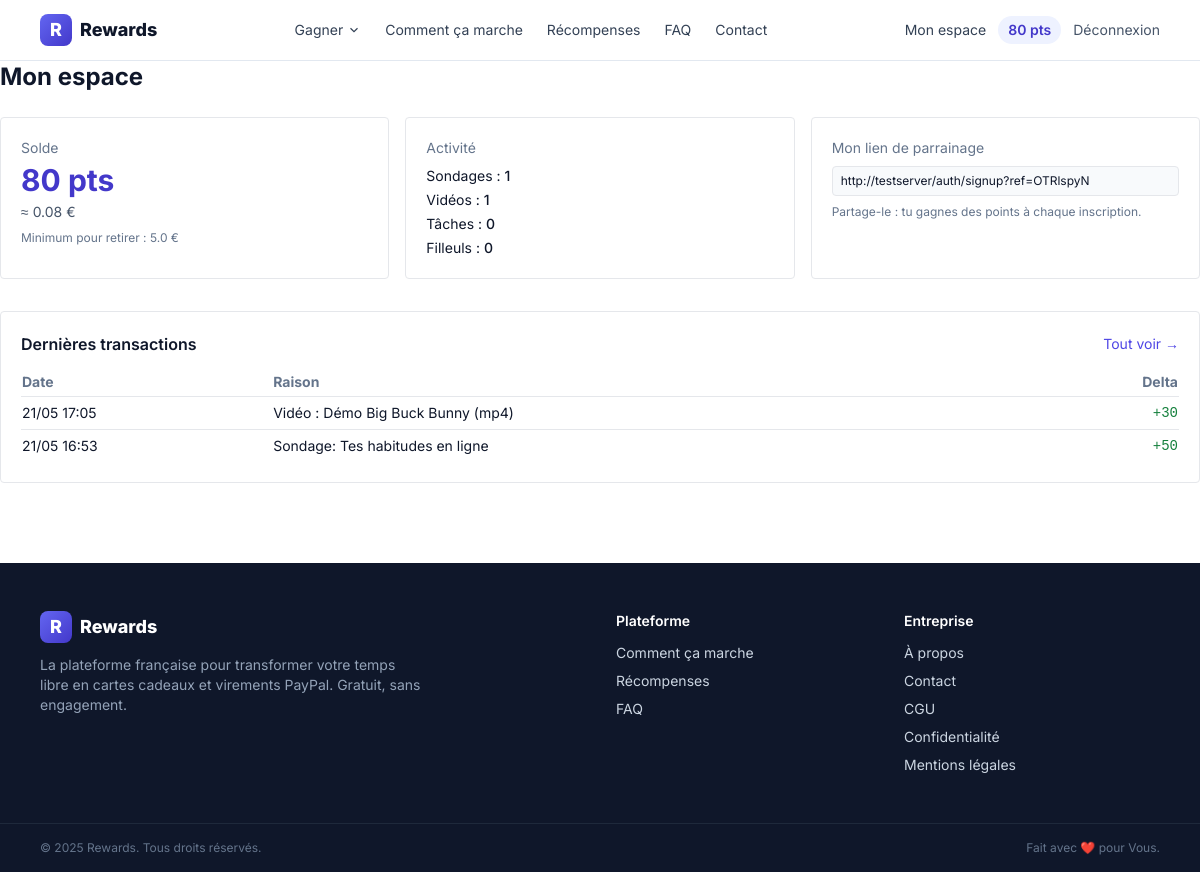
The page /me/ (signed in) on the database its author committed.
### models.py (models this page shows, shortened)
class User(UserMixin, db.Model):
    __tablename__ = "users"
    id = db.Column(db.Integer, primary_key=True)
    email = db.Column(db.String(255), unique=True, nullable=False, index=True)
    password_hash = db.Column(db.String(255), nullable=False)
    points_balance = db.Column(db.Integer, default=0, nullable=False)
    referral_code = db.Column(db.String(16), unique=True, default=_gen_referral_code, nullable=False)
    referred_by_id = db.Column(db.Integer, db.ForeignKey("users.id"), nullable=True)
    paypal_email = db.Column(db.String(255), nullable=True)
    is_admin = db.Column(db.Boolean, default=False, nullable=False)
    created_at = db.Column(db.DateTime, default=datetime.utcnow, nullable=False)
    transactions = db.relationship("PointTransaction", backref="user", lazy="dynamic")
    completions = db.relationship("Completion", backref="user", lazy="dynamic")
    withdrawals = db.relationship("Withdrawal", backref="user", lazy="dynamic")

class PointTransaction(db.Model):
    __tablename__ = "point_transactions"
    id = db.Column(db.Integer, primary_key=True)
    user_id = db.Column(db.Integer, db.ForeignKey("users.id"), nullable=False)
    delta = db.Column(db.Integer, nullable=False)  # + ou -
    reason = db.Column(db.String(255), nullable=False)
    reference = db.Column(db.String(100), nullable=True)
    created_at = db.Column(db.DateTime, default=datetime.utcnow)

### dashboard/routes.py (the view)
@dashboard_bp.route("/")
@login_required
def home():
    counts = dict(
        db.session.query(Completion.item_type, func.count(Completion.id))
        .filter(Completion.user_id == current_user.id)
        .group_by(Completion.item_type).all()
    )
    nb_filleuls = Referral.query.filter_by(referrer_id=current_user.id).count()
    last_tx = (PointTransaction.query
               .filter_by(user_id=current_user.id)
               .order_by(PointTransaction.created_at.desc())
               .limit(10).all())
    balance = current_user.points_balance or 0
    eur = _points_to_eur(balance)
    min_eur = current_app.config["MIN_WITHDRAW_EUR"]
    can_withdraw = eur >= min_eur
    referral_url = url_for("auth.signup", ref=current_user.referral_code, _external=True)
    return render_template(
        "dashboard/home.html",
        balance=balance, eur=eur, min_eur=min_eur, can_withdraw=can_withdraw,
        counts=counts, nb_filleuls=nb_filleuls,
        last_tx=last_tx, referral_url=referral_url,
    )

### dashboard/routes.py (called while the page is built)
def _points_to_eur(points: int) -> float:
    return round(points / current_app.config["POINTS_PER_EUR"], 2)

### platforms/registry.py (called while the page is built)
def all_platforms(include_disabled: bool = False):
    return [p for p in PLATFORMS if include_disabled or p["enabled"]]

### templates/dashboard/home.html (shortened to what this page needs)
{% extends "base.html" %}
{% block content %}
<h1 class="text-2xl font-bold mb-6">Mon espace</h1>
<div class="grid md:grid-cols-3 gap-4 mb-8">
  <div class="bg-white border rounded p-5">
    <div class="text-sm text-slate-500">Solde</div>
    <div class="text-3xl font-bold text-indigo-700 mt-1">{{ balance }} pts</div>
    <div class="text-sm text-slate-600 mt-1">≈ {{ eur }} €</div>
    {% if can_withdraw %}
      <a href="#" class="inline-block mt-3 text-sm bg-indigo-600 text-white px-3 py-1.5 rounded hover:bg-indigo-700">
        Retirer (bientôt)
      </a>
    {% else %}
      <div class="text-xs text-slate-500 mt-2">Minimum pour retirer : {{ min_eur }} €</div>
    {% endif %}
  </div>
  <div class="bg-white border rounded p-5">
    <div class="text-sm text-slate-500 mb-2">Activité</div>
    <ul class="text-sm space-y-1">
      <li>Sondages : <span class="font-medium">{{ counts.get('survey', 0) }}</span></li>
      <li>Vidéos : <span class="font-medium">{{ counts.get('video', 0) }}</span></li>
      <li>Tâches : <span class="font-medium">{{ counts.get('task', 0) }}</span></li>
      <li>Filleuls : <span class="font-medium">{{ nb_filleuls }}</span></li>
    </ul>
  </div>
  <div class="bg-white border rounded p-5">
    <div class="text-sm text-slate-500 mb-2">Mon lien de parrainage</div>
    <input readonly value="{{ referral_url }}"
           onclick="this.select()"
           class="w-full text-xs border rounded px-2 py-1.5 bg-slate-50">
    <p class="text-xs text-slate-500 mt-2">Partage-le : tu gagnes des points à chaque inscription.</p>
  </div>
</div>
<div class="bg-white border rounded p-5">
  <div class="flex items-center justify-between mb-3">
    <h2 class="font-semibold">Dernières transactions</h2>
    <a href="{{ url_for('dashboard.history') }}" class="text-sm text-indigo-600 hover:underline">Tout voir →</a>
  </div>
  {% if last_tx %}
    <table class="w-full text-sm">
      <thead class="text-left text-slate-500">
        <tr><th class="py-1">Date</th><th>Raison</th><th class="text-right">Delta</th></tr>
      </thead>
      <tbody>
        {% for tx in last_tx %}
          <tr class="border-t">
            <td class="py-1.5">{{ tx.created_at.strftime('%d/%m %H:%M') }}</td>
            <td>{{ tx.reason }}</td>
            <td class="text-right font-mono {% if tx.delta > 0 %}text-green-700{% elif tx.delta < 0 %}text-red-700{% else %}text-slate-500{% endif %}">
              {{ '%+d' % tx.delta }}
            </td>
          </tr>
        {% endfor %}
      </tbody>
    </table>
  {% else %}
    <p class="text-sm text-slate-500">Aucune transaction pour l'instant.</p>
  {% endif %}
</div>
{% endblock %}

### templates/base.html (shortened to what this page needs)
<!doctype html>
<html lang="fr">
<head>
  <script src="https://cdn.tailwindcss.com"></script>
</head>
<body class="bg-white text-slate-900 min-h-screen flex flex-col">
<header class="bg-white/90 backdrop-blur border-b border-slate-200 sticky top-0 z-40">
  <div class="max-w-6xl mx-auto px-4 py-3 flex items-center justify-between">
    <a href="{{ url_for('index') }}" class="flex items-center gap-2 font-extrabold text-lg">
      <span class="inline-flex w-8 h-8 rounded-lg bg-gradient-to-br from-brand-500 to-brand-700 text-white items-center justify-center">R</span>
      <span>Rewards</span>
    </a>
    <nav class="hidden md:flex items-center gap-6 text-sm">
      <div class="relative group">
        <button class="text-slate-700 hover:text-brand-700 inline-flex items-center gap-1 py-2">
          Gagner
          <svg width="14" height="14" viewBox="0 0 24 24" fill="none" stroke="currentColor" stroke-width="2"><path d="M6 9l6 6 6-6"/></svg>
        </button>
      </div>
      <a href="{{ url_for('pages.how_it_works') }}" class="text-slate-700 hover:text-brand-700">Comment ça marche</a>
      <a href="{{ url_for('pages.rewards') }}" class="text-slate-700 hover:text-brand-700">Récompenses</a>
      <a href="{{ url_for('pages.faq') }}" class="text-slate-700 hover:text-brand-700">FAQ</a>
      <a href="{{ url_for('pages.contact') }}" class="text-slate-700 hover:text-brand-700">Contact</a>
    </nav>
    <div class="hidden md:flex items-center gap-3 text-sm">
      {% if current_user.is_authenticated %}
        <a href="{{ url_for('dashboard.home') }}" class="text-slate-700 hover:text-brand-700">Mon espace</a>
        <a href="{{ url_for('dashboard.home') }}" class="px-2.5 py-1 rounded-full bg-brand-50 text-brand-700 font-semibold">{{ current_user.points_balance }} pts</a>
        <a href="{{ url_for('auth.logout') }}" class="text-slate-600 hover:text-brand-700">Déconnexion</a>
      {% else %}
        <a href="{{ url_for('auth.login') }}" class="text-slate-700 hover:text-brand-700">Connexion</a>
        <a href="{{ url_for('auth.signup') }}" class="bg-brand-600 text-white px-4 py-2 rounded-lg font-semibold hover:bg-brand-700 shadow-sm">Commencer gratuitement</a>
      {% endif %}
    </div>
  </div>
</header>
<main class="flex-1">
  {% block content %}{% endblock %}
</main>
{% include 'partials/footer.html' %}
</body>
</html>

### templates/base.html (style rules this page uses)
body { font-family: 'Inter', system-ui, sans-serif; }

### rows shown on the page
User: points_balance "80"
PointTransaction: created_at "21/05 17:05", reason "Vidéo : Démo Big Buck Bunny (mp4)", delta "+30"
PointTransaction: created_at "21/05 16:53", reason "Sondage: Tes habitudes en ligne", delta "+50"

### other values the page prints
{{ balance }} "80"
{{ eur }} "0.08"
{{ min_eur }} "5.0"
{{ counts.get('survey', 0) }} "1"
{{ counts.get('video', 0) }} "1"
{{ counts.get('task', 0) }} "0"
{{ nb_filleuls }} "0"
